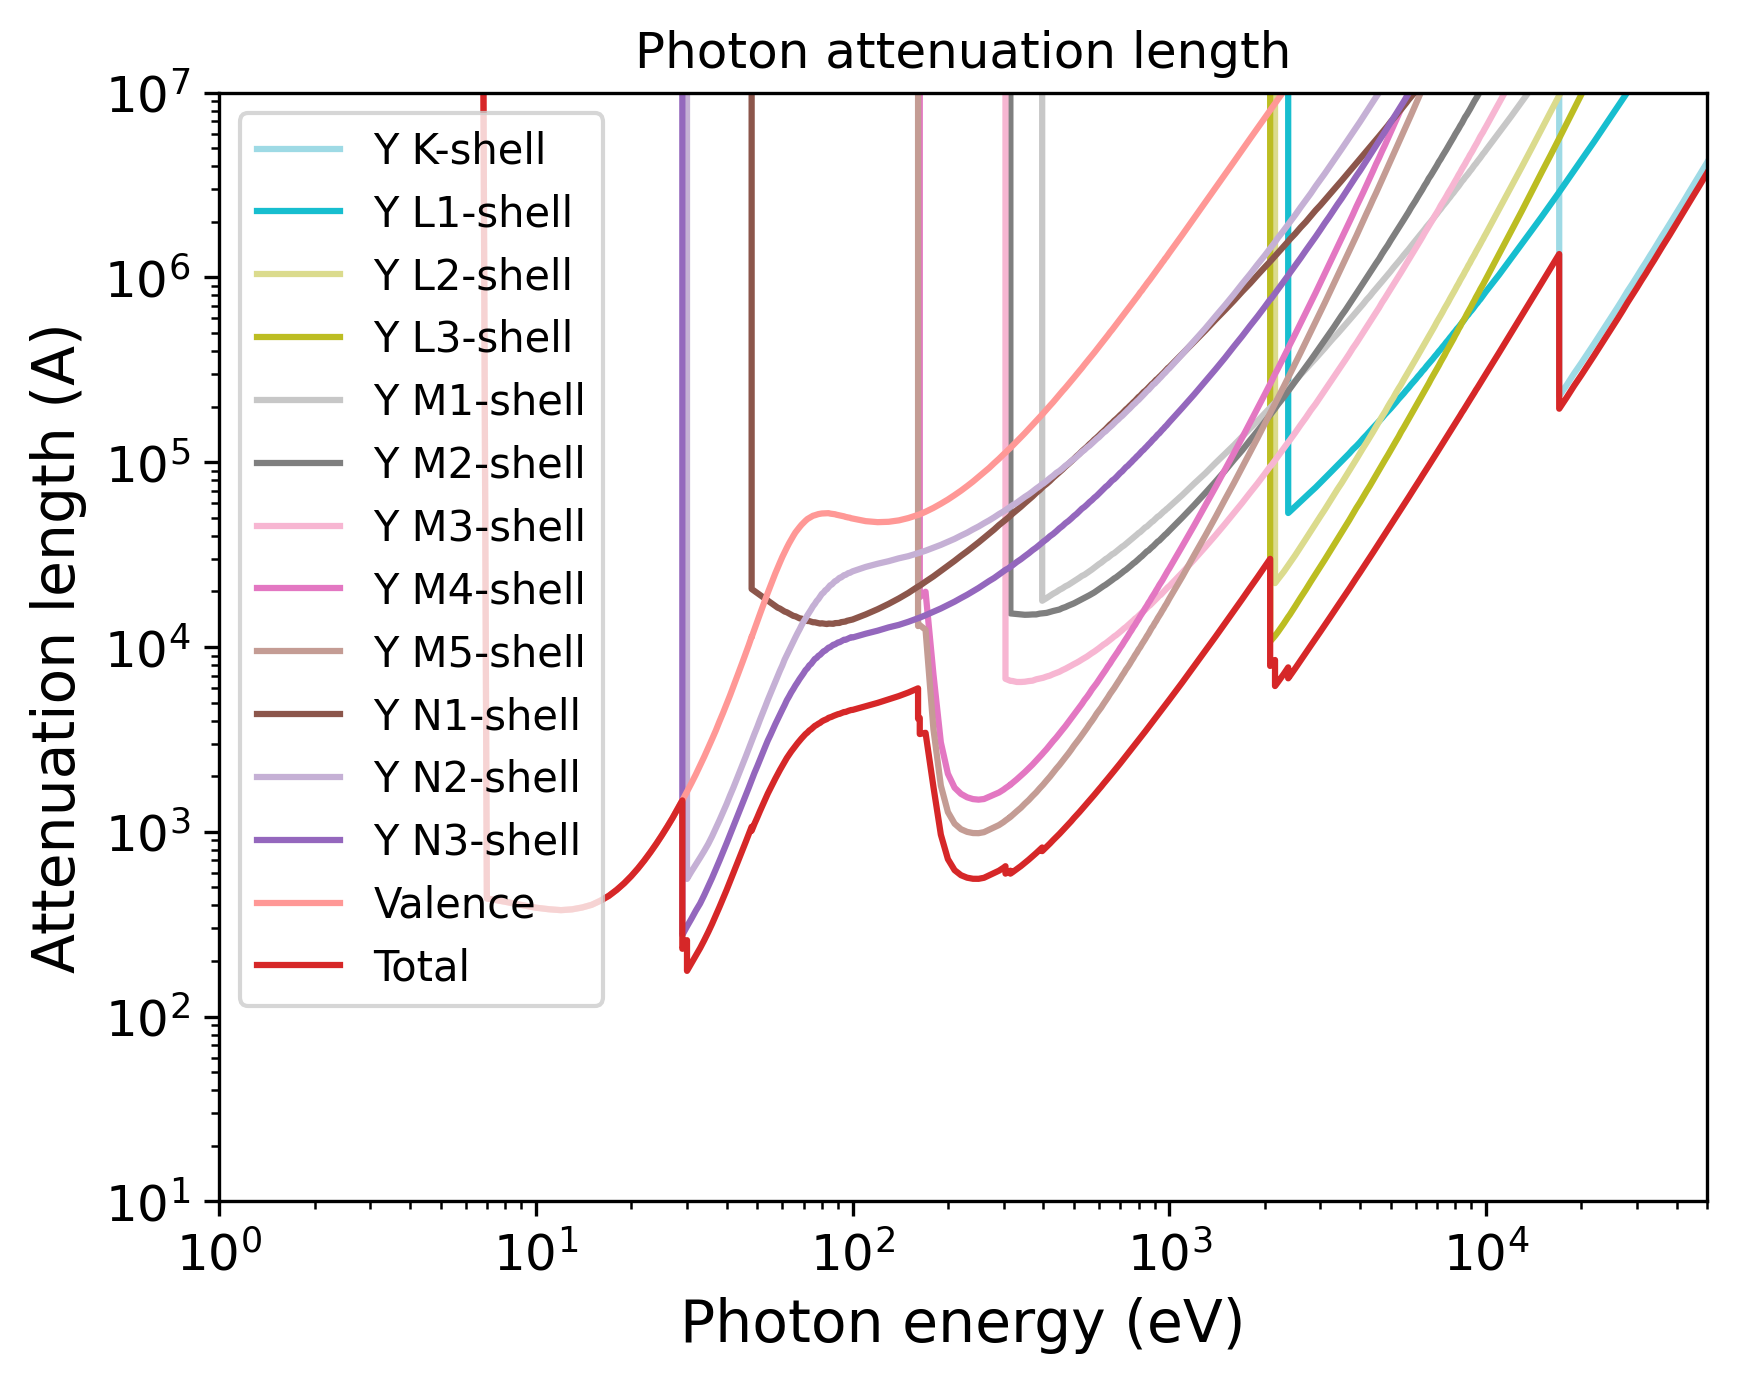

Here is the Python script that generated this plot:
import pandas as pd
import numpy as np
import matplotlib.pyplot as plt
import matplotlib.cm as cm
# Set the format:
plt.xlabel("Photon energy (eV)", fontsize=14)
plt.ylabel("Attenuation length (A)", fontsize=14)
plt.xticks(fontsize=12)
plt.yticks(fontsize=12)
plt.grid(False)
# Set the axes:
# Read the output file:
df = pd.read_csv(r"OUTPUT_Y_Photon_IMFP.dat", sep=r'\s+', header=None, comment="#", skipinitialspace=True)
plt.xscale("log")
plt.yscale("log")
# Prepare the plot:
columns_to_plot = [ 1, 2, 3, 4, 5, 6, 7, 8, 9, 10, 11, 12, 13, 14]
labels = [ "Y K-shell", "Y L1-shell", "Y L2-shell", "Y L3-shell", "Y M1-shell", "Y M2-shell", "Y M3-shell", "Y M4-shell", "Y M5-shell", "Y N1-shell", "Y N2-shell", "Y N3-shell", "Valence", "Total"]
# Create N distinct colors from a colormap
N = len(columns_to_plot)
colors = plt.cm.tab20(np.linspace(1, 0, 20))
# Set line styles:
linestyles = [ "-", "-", "-", "-", "-", "-", "-", "-", "-", "-", "-", "-", "-", "-"]
for i, col in enumerate(columns_to_plot):
    color = colors[i % len(colors)]
    ls    = linestyles[i % len(linestyles)]
    label = labels[i % len(labels)]
    plt.plot(df.iloc[:, 0], df.iloc[:, col],
    color=color,
    label=label,
    linestyle=ls)
plt.xlim(1.00000000,50000.00000000)
plt.ylim(10.00000000,10000000.00000000)
plt.title("Photon attenuation length")
plt.legend(loc="best", fontsize=10)
# Save the plot in this format:
plt.savefig("OUTPUT_MFP_photon.png", dpi=300, bbox_inches="tight")
